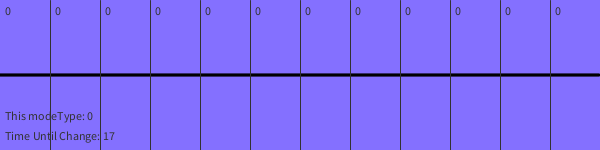
Frame 1 (no input)
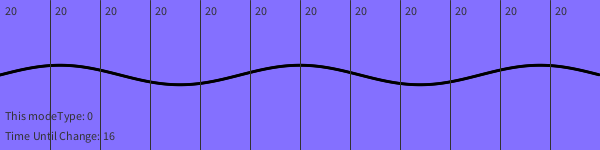
Frame 60 (the mouse pressed at the canvas centre just before this capture)
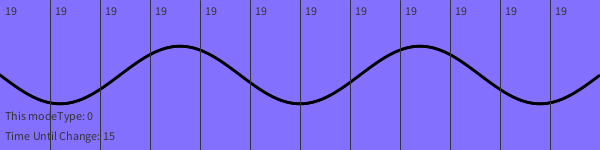
Frame 120 (the mouse held since frame 60 and released just before this capture)

The Processing sketch that drew these frames (run headless with seeded random() and noise(); from frame 60 on, the mouse is pressed at the canvas centre):

// Processing sketch: Slink2Gui
// ── Slink2Gui.pde
int w;              // Width of entire wave
int segments = 12;
int modeNumber = 5; // which resonant vibration mode
float phaseMax = 256.0; // maximum (based on bit depth)

// animation variables
//int currentMode = 0; // what mode are we on?
int currentAnimationStep = 0; // what frame on this mode are we on?
int timeSoFar = 0; // overall counter
int timeUntilChange = 4*256; // just arbitrarily large anyway, so use time units * 256

float t = 0.0;  // Start time
float amplitude = 50.0;  // Height of wave
float period = 500.0;  // How many pixels before the wave repeats
float dx;  // Value for incrementing X, a function of period and xspacing
float[] theta,a; // geometric phases
float[] yvalues;  // Using an array to store height values for the wave
int[] phase; // array of phases for animation
int[] previousPhase;

//these things I need for freakOutAndComeTogether
int[] startPosition;
long[] returnDistance;

//these are some mode counters we use for different purposes in each mode
int auxModeCounter1;
int auxModeCounter2;
int auxModeCounter3;
int auxModeCounter4;
int auxModeCounter5;
int auxModeCounter6;
int auxModeCounter7;

// the record of the full animation
class AnimationRecord {
  int modeType;
  int duration;

  AnimationRecord(int tempModeType, int tempDuration) { // each step of this array has the type and how long
    modeType = tempModeType;
    duration = tempDuration;
  }
}  

class ModeState { // each curent state has its type and time, for fading?
  long timeSoFar;
  int modeType;

  ModeState() {
    modeType = 0;
    timeSoFar = 0;
  }
}

ModeState thisModeState = new ModeState(); 
ModeState nextModeState = new ModeState();

final int MAX_ANIMATION_STEPS = 12;

AnimationRecord[] animationRoutine = new AnimationRecord[MAX_ANIMATION_STEPS];

//////////////////////////////////////////////////////////////////////////
//////////////////////////////////////////////////////////////////////////

void setup() {

  size(600,150);
  frameRate(60); // roughly the actual... this should be set accordingly to watch animations play out as they will
  colorMode(RGB,255,255,255,100);
  smooth();
  w = width;
  dx = (TWO_PI / period);
  yvalues = new float[w];

  // set envelope phase (sets which harmonic is being driven etc)
  //theta = new float[yvalues.length];
  a = new float[yvalues.length];
  for(int j = 0; j < yvalues.length; j++) {
    a[j] = amplitude*sin((float)j*modeNumber*PI/yvalues.length);
  }    

  // initialize phases:
  phase = new int[segments];
  previousPhase = new int[segments];
  startPosition = new int[segments];
  returnDistance = new long[segments];
  // initialize
  for(int i = 0; i < segments; i++) {
    phase[i] = 0;
  }  

  // animation layout
  animationRoutine[0] = new AnimationRecord(0, 4);
  animationRoutine[1] = new AnimationRecord(1, 2);
  animationRoutine[2] = new AnimationRecord(2, 3);
  animationRoutine[3] = new AnimationRecord(3, 4);
  animationRoutine[4] = new AnimationRecord(4, 12);
  animationRoutine[5] = new AnimationRecord(5, 5);
  animationRoutine[6] = new AnimationRecord(6, 5);
  animationRoutine[7] = new AnimationRecord(7, 2);
  animationRoutine[8] = new AnimationRecord(7, 2);
  animationRoutine[9] = new AnimationRecord(7, 2);
  animationRoutine[10] = new AnimationRecord(7, 2);
  animationRoutine[11] = new AnimationRecord(7, 2);

  // animation stuff
  currentAnimationStep = 0;
  thisModeState.timeSoFar = 0;
  thisModeState.modeType = animationRoutine[currentAnimationStep].modeType;
  timeUntilChange = animationRoutine[currentAnimationStep].duration*256;
}

void draw() {
  background(132,112,255); // nice blue

  // calculate all the next frame info
  if(timeUntilChange > 0) {
    for(int i = 0; i< segments ; i++) { // for each strip
      previousPhase[i] = phase[i]; // save for printing relative coordinates
      phase[i] = calcNextFrame(thisModeState, i); // angular position
    }
    thisModeState.timeSoFar++;
    timeUntilChange--;
  } 
  else {
    // advance animation step
    currentAnimationStep++;
    if(currentAnimationStep >= MAX_ANIMATION_STEPS) {
      // turn motor off, etc.. 
      // wait for reset button/footswitch/etc
      currentAnimationStep = 0; // this starts it over... instead, how to make it stop?
      
    }

    timeUntilChange = animationRoutine[currentAnimationStep].duration*256;

    thisModeState.modeType = animationRoutine[currentAnimationStep].modeType;
    thisModeState.timeSoFar = 0;
  }

  // draw it
  renderWaveSegments(); // draw slink segments
  renderLines(); // draw separators

    // write out useful info:
  fill(50,50,50);
  text("Time Until Change: " + (int)(timeUntilChange/60), 5, 140);
  text("This modeType: " + thisModeState.modeType, 5, 120);
  for(int j = 0 ; j < segments ; j++){
   text(phase[j]-previousPhase[j], width/segments*j+5, 15); 
  }
}

int calcNextFrame( ModeState myModeState, int strip) {
  switch(myModeState.modeType) {
  case 0:
    return fadeBetween(40, 0, -1, 50, 20, myModeState.timeSoFar, strip);
  case 1:
    return fadeBetween(0, 3, 1, 0, 20, myModeState.timeSoFar, strip);
  case 2:
    return strobeStepping(1, 13, myModeState.timeSoFar, strip);
  case 3:
    //switchBetween(slow, fast, timePerStep, stepDelta, minStep, initialSetupTime, tsf, strip);
    return switchBetween(1, 83, 165, 40, 45, 165, myModeState.timeSoFar, strip); //fast was 216 (=-40)
  case 4:
    //freezeAndFan(setupTime, deltaDistance, stepDelay, velocityInMiddle, timeInMiddle, tsf, strip) {
    return freezeAndFan(200, 20, 10, 2, 250, myModeState.timeSoFar, strip); // deltaDistance was 20 originally
  case 5:
    //note, the velocity (8) * the stepsPerStrip (32) must = the phases steps per period (256)
    return bumpAndGrind(100, 0, 8, 32, false, myModeState.timeSoFar, strip);
  case 6:
    return bumpAndGrind(0, 0, 8, 32, true, myModeState.timeSoFar, strip);
  case 7:
    return freakOutAndComeTogether(7, myModeState.timeSoFar, strip);
  }
  return 0;
}



//////////////////////////////////////////////////////////////////////////
// RENDER DESCRIPTIONS                                                  //
//////////////////////////////////////////////////////////////////////////

void renderLines() {
  // draw the 11 separating lines for the sine wave components
  for(int i = 1; i <= segments ; i++) {
    stroke(50);
    line( width/segments*i, 0, width/segments*i, height);
  }
}

void renderWaveSegments() {
  // render all twelve waves
  for(int k = 0; k < segments ; k++) {
    // each segment:
    renderWave(k);
  }
}

void renderWave(int k) {
  // A simple way to draw the wave with an ellipse at each location, for each section k
  for (int i = 0; i < width / segments; i++) {

    // which segments are we on: k

    // calc it
    yvalues[i] = a[i + k*width/segments] * sin((float)phase[k] / phaseMax * 2 * PI); // phase[i] is set by animation 0-1024

    // render it
    noStroke();
    fill(0);
    ellipseMode(CENTER);
    ellipse((i + k*width/segments),height/2+yvalues[i],3,3); // h/2 centers thiis
  }
}



//////////////////////////////////////////////////////////////////////////
// MODE DESCRIPTIONS                                                    //
//////////////////////////////////////////////////////////////////////////


//note, delta must go evenly!!
int fadeBetween(int begin, int end, int delta, int timeTillSlow, int slowDownDelay, long tsf, int strip) {

  //only update counters and such during strip 0, otherwise this gets called 12 times...
  if(strip==0) {
    if(tsf<timeTillSlow) {
      //init stuff
      auxModeCounter1=0;
      auxModeCounter2=begin;
      auxModeCounter3=slowDownDelay;
    } 
    else {
      //time to slow down
      auxModeCounter1++;
      if(auxModeCounter1>=auxModeCounter2) {
        auxModeCounter1=0;
        if(auxModeCounter3!=end) {
          auxModeCounter3+=delta;
        }
      }
    }
  }

  if(tsf<=1) {
    //start at whereever you were
    return phase[strip];
  } 
  else {
    return phase[strip]+auxModeCounter3;
  }
}


int strobeStepping(int velocity, int delayBetweenSteps, long tsf, int strip) {	

	//only update counters and such during strip 0, otherwise this gets called 12 times...
	if(strip==0) {
		if(tsf<=1) {
			//init
			auxModeCounter1=0;
			auxModeCounter2=0;
			auxModeCounter3=velocity;
		} else {
			//always store up what we would have moved (whether we move or not)
			//note, this will wrap around at 256 but that's okay
			//because the phase does too
			auxModeCounter1+=velocity;
			
			//inc the first counter and if it hits our delay then add the velocity we've stored up
			if(auxModeCounter2>=delayBetweenSteps) {
				auxModeCounter2=0;
				//don't forget to add in the velocity used on this step!
				auxModeCounter3=auxModeCounter1;
				//and clear the velocity store because we used it
				auxModeCounter1=0;
			} else {
				auxModeCounter2++;
				auxModeCounter3=0;
			}
		}
	}
	
	return phase[strip]+auxModeCounter3;		
	
}

int switchBetween(int slow, int fast, int timePerStep, int stepDelta, int minStep, int initialSetupTime, long tsf, int strip) {
	//only update counters and such during strip 0, otherwise this gets called 12 times...
	if(strip==0) {
		if(tsf<=initialSetupTime) {
			//init
			auxModeCounter1=0;
			auxModeCounter2=slow;
			auxModeCounter3=timePerStep;
		} else {
			if(auxModeCounter1>=auxModeCounter3) {
				auxModeCounter1=0;
				if(auxModeCounter2==slow) {
					auxModeCounter2=fast;
				} else {
					auxModeCounter2=slow;
					//only when switching back to slow do we change time
					if(auxModeCounter3>minStep) {
						auxModeCounter3-=stepDelta;
					}
				}
			} else {
				auxModeCounter1++;
			}
		}
	}
	
	return phase[strip]+auxModeCounter2;
}

int breakInTwoAndMove(long holdTime, int velocity, long tsf, int strip) {
	if(tsf<=holdTime) {
		//break in two pieces down the center
		if(strip<2) {
			return 0;
		} else {
			return 128;
		}
	} else {
		return phase[strip]+velocity;
	}
}

int freezeAndFan(long setupTime, int deltaDistance, int stepDelay, int velocityInMiddle, int timeInMiddle,  long tsf, int strip) {
	if(strip==0) {
		if(tsf <= setupTime) {
			//init
			auxModeCounter1=0;
			auxModeCounter2=0;
			auxModeCounter3=0;
			auxModeCounter4=0;
			auxModeCounter5=0;
			//the direction to move
			auxModeCounter6=1;
		} else {
		
			//so, every stepDelay we want to advance by one all the guys that should be moving
			//how do we know who should be moving?
			//well, auxModeCounter1 is the guy we start at.
			//and if it's 0 then we only use half the delta distance because
			//we want everything evenly spaced (think about it)
			//then we can advance auxModeCounter1 ot stop moving those guys
			//also, things only happen every stepDelay number of steps,
			//so use auxCoutner3 for that
			//auxModeCounter4 is how much to advance by
			if(auxModeCounter1<6) {
				if(auxModeCounter3>=stepDelay) {
					auxModeCounter3=0;
					//it's time to go a step,
					//but which direction? back or forwards?
					//well, it depends on what step of the thing we're in...
					//how do we control
					auxModeCounter4=auxModeCounter6;
					//let's see if we made it all the way to where we go
					if( (auxModeCounter2>=deltaDistance) ||
					     (auxModeCounter1==0 && auxModeCounter2>=(deltaDistance>>1))) {
						auxModeCounter2=0;
						//we made it...stop moving this guy
						auxModeCounter1++;
					} else {
						auxModeCounter2++;
					}					
				} else {
					auxModeCounter3++;
					auxModeCounter4=0;
				}
			} else {
				//everything has gone already, so just rotate?
				//when do we go back the other direction?
				if(auxModeCounter6==1) {
					auxModeCounter5 = velocityInMiddle;
				} else {
					//we want to just stay in phase, so how do we do that?
					auxModeCounter5=0;
				}
				
				auxModeCounter4=0;
				//this only needs to get set once and spin will be constant,
				//so then when it's time, we can set auxModeCounter to 1 again
				//so decide when to go back to doing the work...
				if(auxModeCounter3>=timeInMiddle) {
					auxModeCounter3=0;
					
					//and tell it to flip the direction
					if(auxModeCounter6==1) {
						auxModeCounter6=255;
						//it's okay to reset and start again
						auxModeCounter1=0;
					} else {
						auxModeCounter6=0;
						//note, we don't reset auxModeCounter1
						//because we don't want to go anywhere
					}
				} else {
					auxModeCounter3++;
				}
			}
		}
	}

	if(strip <= (5-auxModeCounter1)) {
		return phase[strip]+auxModeCounter4+auxModeCounter5;
	} else if(strip >= (6+auxModeCounter1)) {
		return phase[strip]-auxModeCounter4+auxModeCounter5;
	} else {
		return phase[strip]+auxModeCounter5;
	}

}

int bumpAndGrind(int setupTime, int stepTime, int velocity, int stepsPerStrip, boolean useParity, long tsf, int strip) {
	if(strip==0) {
		if(tsf<=setupTime) {
			//init
			auxModeCounter1=0;	//the strip we're currently moving
			auxModeCounter2=0;	//how much the strip should move this step
			auxModeCounter3=0;	//the counter used to see if we're at stepTime
			auxModeCounter4=0;	//when this hits stepsPerStrip, we move strips
			auxModeCounter5=1;

		} else {
			
			
			if(auxModeCounter2==velocity) {
				//we just did a step so
				auxModeCounter4++;
				if(auxModeCounter4>=stepsPerStrip) {
					auxModeCounter4=0;
					//advance the strip we're doing
					auxModeCounter1+=auxModeCounter5;
					if(auxModeCounter1 == segments) {
						auxModeCounter5=255;
						//advance twice to no duplicate the one just done
						auxModeCounter1+=(auxModeCounter5<<1);
					} else if(auxModeCounter1==255) {
						//we're done, so never move anything anymore...
						velocity=0;
						auxModeCounter5=0;
						//keep auxModeCounter just because
					}
					
				}
			}
			//the !=255 check is to make sure we don't move once we've gone all the way through
			if(auxModeCounter3>=stepTime && auxModeCounter1!=255) {
				auxModeCounter3=0;
				auxModeCounter2=velocity;
			} else {
				auxModeCounter3++;
				auxModeCounter2=0;
			}
		}
	}
	if(useParity) {
                // this line is screwed up from translation from c?
//  		if(tsf <= setupTime || (strip > auxModeCounter1 || ((strip ^ auxModeCounter1) & 1) == 1 )) {
  		if(tsf <= setupTime || (strip > auxModeCounter1 || ( (strip % 2) == (auxModeCounter1 % 2) ) ) ) {
			return phase[strip];
		} else {
			return phase[strip]+auxModeCounter2;
		}
	} else {
//		if(tsf <= setupTime || auxModeCounter1 != strip) {
		if((tsf <= setupTime) || (auxModeCounter1 != strip)) {
			return phase[strip];
		} else {
			return phase[strip]+auxModeCounter2;
		}
	}
	
}

int freakOutAndComeTogether(int returnStepsPower, long tsf, int strip) {
	int tempPos;

	if(tsf==0) {
//		startPosition[strip]=rand() & 255;	//check this, must be even multiple of returnSteps
                startPosition[strip] = (int)random(255); // 0 to 255
    		if(startPosition[strip]>128) {
			returnDistance[strip]=256-startPosition[strip];
		} else {
			returnDistance[strip]=256-startPosition[strip];
			//weird it's the same, but I think it is
		}
		return startPosition[strip];
	} else if (tsf < (1 << returnStepsPower)) {
//		return ((long)startPosition[strip]) + ( (returnDistance[strip]*tsf) >> (long)returnStepsPower );
		return startPosition[strip] + ( (int)(returnDistance[strip]*tsf) >> returnStepsPower );
	} else {
		return phase[strip];
	}
}
